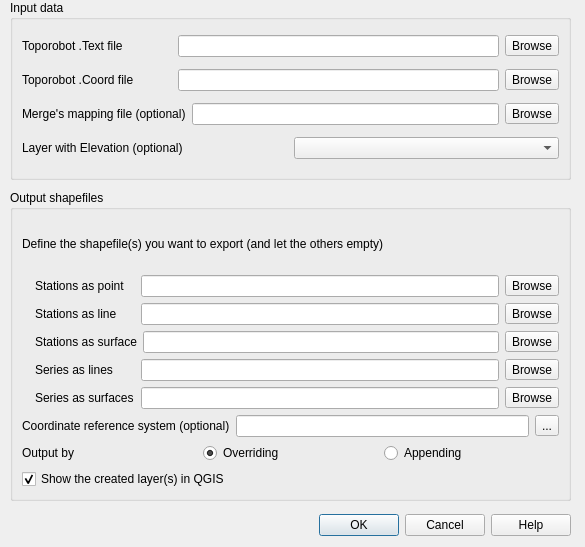
<?xml version="1.0" encoding="UTF-8"?>
<ui version="4.0">
 <class>ToporobotImporter</class>
 <widget class="QDialog" name="ToporobotImporter">
  <property name="geometry">
   <rect>
    <x>0</x>
    <y>0</y>
    <width>585</width>
    <height>547</height>
   </rect>
  </property>
  <property name="windowTitle">
   <string>ToporobotImporter</string>
  </property>
  <widget class="QDialogButtonBox" name="buttonBox">
   <property name="geometry">
    <rect>
     <x>10</x>
     <y>510</y>
     <width>561</width>
     <height>31</height>
    </rect>
   </property>
   <property name="orientation">
    <enum>Qt::Horizontal</enum>
   </property>
   <property name="standardButtons">
    <set>QDialogButtonBox::Cancel|QDialogButtonBox::Help|QDialogButtonBox::Ok</set>
   </property>
  </widget>
  <widget class="QGroupBox" name="gbInput">
   <property name="geometry">
    <rect>
     <x>10</x>
     <y>0</y>
     <width>561</width>
     <height>180</height>
    </rect>
   </property>
   <property name="title">
    <string>Input data</string>
   </property>
   <layout class="QVBoxLayout" name="verticalLayout">
    <item>
     <layout class="QHBoxLayout" name="horizontalLayout">
      <item>
       <widget class="QLabel" name="label">
        <property name="sizePolicy">
         <sizepolicy hsizetype="Preferred" vsizetype="Fixed">
          <horstretch>0</horstretch>
          <verstretch>0</verstretch>
         </sizepolicy>
        </property>
        <property name="minimumSize">
         <size>
          <width>150</width>
          <height>0</height>
         </size>
        </property>
        <property name="text">
         <string>Toporobot .Text file</string>
        </property>
       </widget>
      </item>
      <item>
       <widget class="QgsFileDropEdit" name="leToporobotText"/>
      </item>
      <item>
       <widget class="QToolButton" name="bBrowseToporobotText">
        <property name="text">
         <string>Browse</string>
        </property>
       </widget>
      </item>
     </layout>
    </item>
    <item>
     <layout class="QHBoxLayout" name="horizontalLayout_2">
      <item>
       <widget class="QLabel" name="label_2">
        <property name="sizePolicy">
         <sizepolicy hsizetype="Preferred" vsizetype="Fixed">
          <horstretch>0</horstretch>
          <verstretch>0</verstretch>
         </sizepolicy>
        </property>
        <property name="minimumSize">
         <size>
          <width>150</width>
          <height>0</height>
         </size>
        </property>
        <property name="text">
         <string>Toporobot .Coord file</string>
        </property>
       </widget>
      </item>
      <item>
       <widget class="QgsFileDropEdit" name="leToporobotCoord"/>
      </item>
      <item>
       <widget class="QToolButton" name="bBrowseToporobotCoord">
        <property name="text">
         <string>Browse</string>
        </property>
       </widget>
      </item>
     </layout>
    </item>
    <item>
     <layout class="QHBoxLayout" name="horizontalLayout_3">
      <item>
       <widget class="QLabel" name="label_4">
        <property name="sizePolicy">
         <sizepolicy hsizetype="Preferred" vsizetype="Fixed">
          <horstretch>0</horstretch>
          <verstretch>0</verstretch>
         </sizepolicy>
        </property>
        <property name="minimumSize">
         <size>
          <width>150</width>
          <height>0</height>
         </size>
        </property>
        <property name="text">
         <string>Merge's mapping file (optional)</string>
        </property>
       </widget>
      </item>
      <item>
       <widget class="QgsFileDropEdit" name="leMergeMapping"/>
      </item>
      <item>
       <widget class="QToolButton" name="bBrowseMergeMapping">
        <property name="text">
         <string>Browse</string>
        </property>
       </widget>
      </item>
     </layout>
    </item>
    <item>
     <layout class="QHBoxLayout" name="horizontalLayout_5">
      <item>
       <widget class="QLabel" name="label_5">
        <property name="sizePolicy">
         <sizepolicy hsizetype="Preferred" vsizetype="Preferred">
          <horstretch>0</horstretch>
          <verstretch>0</verstretch>
         </sizepolicy>
        </property>
        <property name="minimumSize">
         <size>
          <width>150</width>
          <height>0</height>
         </size>
        </property>
        <property name="baseSize">
         <size>
          <width>150</width>
          <height>0</height>
         </size>
        </property>
        <property name="text">
         <string>Layer with Elevation (optional)</string>
        </property>
       </widget>
      </item>
      <item>
       <widget class="QComboBox" name="cbDemLayer"/>
      </item>
     </layout>
    </item>
   </layout>
  </widget>
  <widget class="QGroupBox" name="gbOutput">
   <property name="geometry">
    <rect>
     <x>10</x>
     <y>190</y>
     <width>561</width>
     <height>311</height>
    </rect>
   </property>
   <property name="sizePolicy">
    <sizepolicy hsizetype="Preferred" vsizetype="Fixed">
     <horstretch>0</horstretch>
     <verstretch>0</verstretch>
    </sizepolicy>
   </property>
   <property name="title">
    <string>Output shapefiles</string>
   </property>
   <layout class="QVBoxLayout" name="verticalLayout_2">
    <item>
     <widget class="QLabel" name="label_9">
      <property name="text">
       <string>Define the shapefile(s) you want to export (and let the others empty)</string>
      </property>
     </widget>
    </item>
    <item>
     <layout class="QHBoxLayout" name="_2">
      <item>
       <widget class="QLabel" name="label_16">
        <property name="text">
         <string/>
        </property>
        <property name="pixmap">
         <pixmap>:/plugins/toporobotimporter/images/schema_points.png</pixmap>
        </property>
       </widget>
      </item>
      <item>
       <widget class="QLabel" name="lbOutPoints">
        <property name="sizePolicy">
         <sizepolicy hsizetype="Minimum" vsizetype="Preferred">
          <horstretch>0</horstretch>
          <verstretch>0</verstretch>
         </sizepolicy>
        </property>
        <property name="minimumSize">
         <size>
          <width>100</width>
          <height>0</height>
         </size>
        </property>
        <property name="text">
         <string>Stations as point</string>
        </property>
       </widget>
      </item>
      <item>
       <widget class="QgsFileDropEdit" name="leOutPoints"/>
      </item>
      <item>
       <widget class="QToolButton" name="bBrowseOutPoints">
        <property name="text">
         <string>Browse</string>
        </property>
       </widget>
      </item>
     </layout>
    </item>
    <item>
     <layout class="QHBoxLayout" name="_3">
      <item>
       <widget class="QLabel" name="label_17">
        <property name="text">
         <string/>
        </property>
        <property name="pixmap">
         <pixmap>:/plugins/toporobotimporter/images/schema_lines.png</pixmap>
        </property>
       </widget>
      </item>
      <item>
       <widget class="QLabel" name="lbOutAims">
        <property name="sizePolicy">
         <sizepolicy hsizetype="Minimum" vsizetype="Preferred">
          <horstretch>0</horstretch>
          <verstretch>0</verstretch>
         </sizepolicy>
        </property>
        <property name="minimumSize">
         <size>
          <width>100</width>
          <height>0</height>
         </size>
        </property>
        <property name="text">
         <string>Stations as line</string>
        </property>
       </widget>
      </item>
      <item>
       <widget class="QgsFileDropEdit" name="leOutAims"/>
      </item>
      <item>
       <widget class="QToolButton" name="bBrowseOutAims">
        <property name="text">
         <string>Browse</string>
        </property>
       </widget>
      </item>
     </layout>
    </item>
    <item>
     <layout class="QHBoxLayout" name="_4">
      <item>
       <widget class="QLabel" name="label_15">
        <property name="text">
         <string/>
        </property>
        <property name="pixmap">
         <pixmap>:/plugins/toporobotimporter/images/schema_polygons.png</pixmap>
        </property>
       </widget>
      </item>
      <item>
       <widget class="QLabel" name="lbOutAimsSurface">
        <property name="sizePolicy">
         <sizepolicy hsizetype="Minimum" vsizetype="Preferred">
          <horstretch>0</horstretch>
          <verstretch>0</verstretch>
         </sizepolicy>
        </property>
        <property name="minimumSize">
         <size>
          <width>100</width>
          <height>0</height>
         </size>
        </property>
        <property name="text">
         <string>Stations as surface</string>
        </property>
       </widget>
      </item>
      <item>
       <widget class="QgsFileDropEdit" name="leOutAimsSurface"/>
      </item>
      <item>
       <widget class="QToolButton" name="bBrowseOutAimsSurface">
        <property name="text">
         <string>Browse</string>
        </property>
       </widget>
      </item>
     </layout>
    </item>
    <item>
     <layout class="QHBoxLayout" name="_5">
      <item>
       <widget class="QLabel" name="label_13">
        <property name="text">
         <string/>
        </property>
        <property name="pixmap">
         <pixmap>:/plugins/toporobotimporter/images/schema_line.png</pixmap>
        </property>
       </widget>
      </item>
      <item>
       <widget class="QLabel" name="lbOutSeries">
        <property name="sizePolicy">
         <sizepolicy hsizetype="Minimum" vsizetype="Preferred">
          <horstretch>0</horstretch>
          <verstretch>0</verstretch>
         </sizepolicy>
        </property>
        <property name="minimumSize">
         <size>
          <width>100</width>
          <height>0</height>
         </size>
        </property>
        <property name="text">
         <string>Series as lines</string>
        </property>
       </widget>
      </item>
      <item>
       <widget class="QgsFileDropEdit" name="leOutSeries">
        <property name="enabled">
         <bool>true</bool>
        </property>
       </widget>
      </item>
      <item>
       <widget class="QToolButton" name="bBrowseOutSeries">
        <property name="text">
         <string>Browse</string>
        </property>
       </widget>
      </item>
     </layout>
    </item>
    <item>
     <layout class="QHBoxLayout" name="_6">
      <item>
       <widget class="QLabel" name="label_14">
        <property name="text">
         <string/>
        </property>
        <property name="pixmap">
         <pixmap>:/plugins/toporobotimporter/images/schema_polygon.png</pixmap>
        </property>
       </widget>
      </item>
      <item>
       <widget class="QLabel" name="lbOutSeriesBorder">
        <property name="sizePolicy">
         <sizepolicy hsizetype="Minimum" vsizetype="Preferred">
          <horstretch>0</horstretch>
          <verstretch>0</verstretch>
         </sizepolicy>
        </property>
        <property name="minimumSize">
         <size>
          <width>100</width>
          <height>0</height>
         </size>
        </property>
        <property name="text">
         <string>Series as surfaces</string>
        </property>
       </widget>
      </item>
      <item>
       <widget class="QgsFileDropEdit" name="leOutSeriesBorder">
        <property name="enabled">
         <bool>true</bool>
        </property>
       </widget>
      </item>
      <item>
       <widget class="QToolButton" name="bBrowseOutSeriesBorder">
        <property name="text">
         <string>Browse</string>
        </property>
       </widget>
      </item>
     </layout>
    </item>
    <item>
     <layout class="QHBoxLayout" name="horizontalLayout_4">
      <item>
       <widget class="QLabel" name="label_6">
        <property name="text">
         <string>Coordinate reference system (optional)</string>
        </property>
       </widget>
      </item>
      <item>
       <widget class="QLineEdit" name="leSRS"/>
      </item>
      <item>
       <widget class="QToolButton" name="bSRS">
        <property name="text">
         <string>...</string>
        </property>
       </widget>
      </item>
     </layout>
    </item>
    <item>
     <layout class="QHBoxLayout" name="horizontalLayout_6">
      <property name="topMargin">
       <number>0</number>
      </property>
      <property name="bottomMargin">
       <number>0</number>
      </property>
      <item>
       <widget class="QLabel" name="label_3">
        <property name="text">
         <string>Output by</string>
        </property>
       </widget>
      </item>
      <item>
       <widget class="QRadioButton" name="rbOverride">
        <property name="text">
         <string>Overriding</string>
        </property>
        <property name="checked">
         <bool>true</bool>
        </property>
       </widget>
      </item>
      <item>
       <widget class="QRadioButton" name="rbAppend">
        <property name="text">
         <string>Appending</string>
        </property>
       </widget>
      </item>
     </layout>
    </item>
    <item>
     <widget class="QCheckBox" name="cbDisplayInQgis">
      <property name="text">
       <string>Show the created layer(s) in QGIS</string>
      </property>
      <property name="checked">
       <bool>true</bool>
      </property>
     </widget>
    </item>
   </layout>
  </widget>
 </widget>
 <customwidgets>
  <customwidget>
   <class>QgsFileDropEdit</class>
   <extends>QLineEdit</extends>
   <header>qgis/gui.h</header>
  </customwidget>
 </customwidgets>
 <resources/>
 <connections>
  <connection>
   <sender>buttonBox</sender>
   <signal>accepted()</signal>
   <receiver>ToporobotImporter</receiver>
   <slot>accept()</slot>
   <hints>
    <hint type="sourcelabel">
     <x>248</x>
     <y>254</y>
    </hint>
    <hint type="destinationlabel">
     <x>157</x>
     <y>274</y>
    </hint>
   </hints>
  </connection>
  <connection>
   <sender>buttonBox</sender>
   <signal>rejected()</signal>
   <receiver>ToporobotImporter</receiver>
   <slot>reject()</slot>
   <hints>
    <hint type="sourcelabel">
     <x>316</x>
     <y>260</y>
    </hint>
    <hint type="destinationlabel">
     <x>286</x>
     <y>274</y>
    </hint>
   </hints>
  </connection>
 </connections>
</ui>
